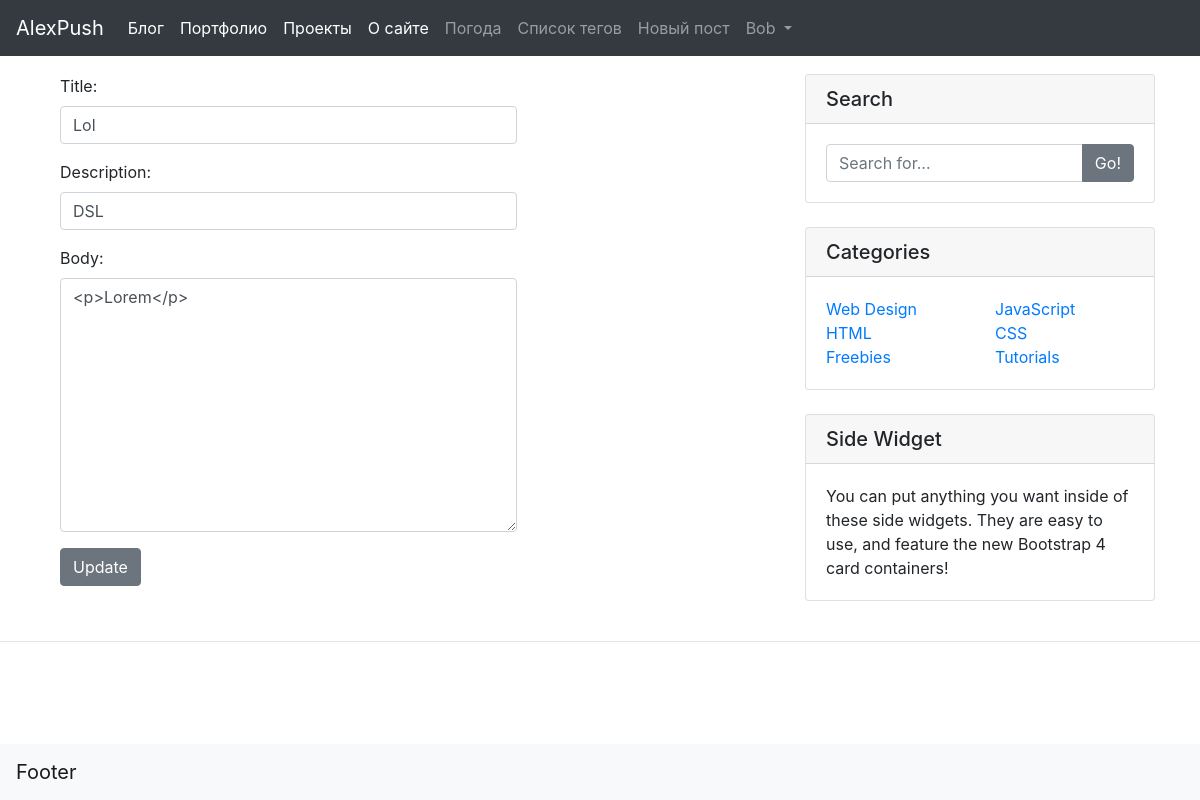
Page /blog/article/edit/19 (signed in) on the committed database.
### blog/models.py (models this page shows, shortened)
class Post(models.Model):
    title = models.CharField(max_length=255)
    header_image = models.ImageField(null=True, blank=True, upload_to='images/')
    author = models.ForeignKey(User, on_delete=models.CASCADE)
    description = models.TextField(max_length=500,null=True, blank=True)
    body = RichTextField(null=True, blank=True)
    date_created = models.DateTimeField(auto_now_add=True, null=True)
    category = models.CharField(max_length=255, default='coding')
    likes = models.ManyToManyField(User, related_name='blog_posts')

### blog/views.py (the view)
# urls.py: path('article/edit/<int:pk>', UpdatePost.as_view(), name='update-article'),
class UpdatePost(UpdateView):
    model = Post
    form_class = EditForm
    template_name = 'blog/update_post.html'
    success_url = reverse_lazy('blog')

### blog/forms.py
class EditForm(forms.ModelForm):
    class Meta:
        model = Post
        fields = ('title','description','body',)
        widgets ={
            'title': forms.TextInput(attrs={'class':'form-control'}),
            'description': forms.TextInput(attrs={'class':'form-control'}),
            'body': forms.Textarea(attrs={'class':'form-control'}),
            }

### blog/templates/blog/update_post.html (shortened to what this page needs)
{% extends 'home_pages/main.html' %}
{% block content %}
{% if user.is_authenticated %}
{% if user.id == post.author.id %}
    <div>
      <div class="col-lg-8">
          <br>
          <form method="POST">
              {{form.as_p}}
              <button class="btn btn-secondary">Update</button>
          </form>
      </div>
    </div>
  {% else %}
    <h1>Unauthorized. Nice try!))</h1>
  {% endif %}
{% else %}
  <h1>Unauthorized. Nice try!))</h1>
{% endif %}
{% endblock %}

### home_pages/templates/home_pages/navbar.html (shortened to what this page needs)
{% load static %}
  <nav class="navbar navbar-expand-md navbar-dark fixed-top bg-dark">
    <a class="navbar-brand" href="{% url 'blog' %}">AlexPush</a>
    <div class="collapse navbar-collapse" id="navbarCollapse">
      <ul class="navbar-nav mr-auto">
        <li class="nav-item active">
          <a class="nav-link" href="{% url 'blog' %}">Блог<span class="sr-only">(current)</span></a>
        </li>
        <li class="nav-item active">
          <a class="nav-link" href="#">Портфолио<span class="sr-only">(current)</span></a>
        </li>
        <li class="nav-item active">
          <a class="nav-link" href="#">Проекты<span class="sr-only">(current)</span></a>
        </li>
        <li class="nav-item active">
          <a class="nav-link" href="#">О сайте<span class="sr-only">(current)</span></a>
        </li>
        <li class="nav-item">
          <a class="nav-link" href="{% url 'weather' %}">Погода</a>
        </li>
        {% if cat_menu %}
        <li class="nav-item dropdown">
        <a class="nav-link dropdown-toggle" href="#" id="navbarDropdown" role="button" data-toggle="dropdown" aria-haspopup="true" aria-expanded="false">
        Теги
        </a>
          <div class="dropdown-menu" aria-labelledby="navbarDropdown">
            {% for cat in cat_menu %}
              <a class="dropdown-item" href="{% url 'category' cat%}">{{ cat }}</a>
            {% endfor %}
            {% if user.is_authenticated %}
              <div class="dropdown-divider"></div>
              <a class="dropdown-item" href="{% url 'add-category' %}">Новый тег</a>
            {% endif %}
          </div>
         </li>
        {% else %}
        <a class="nav-link" href="{% url 'category-list' %}">Список тегов</a>
        {% endif %}
        {% if user.is_authenticated %}
          <li class="nav-item">
          <a class="nav-link" href="{% url 'add-article' %}">Новый пост</a>
        </li>
        {% if user.is_authenticated %}
          <li class="nav-item dropdown">
            <a class="nav-link dropdown-toggle"
               href="#"
               id="navbarDropdown"
               role="button"
               data-toggle="dropdown"
               aria-haspopup="true"
               aria-expanded="false">
            {{ user }}
            </a>
             </li>
        {% endif %}
        {% endif %}
      </ul>
    </div>
  </nav>

### rows in the picture
Post: title "Lol", description "DSL", body "<p>Lorem</p>"

### other values in the picture
{{ user }} "Bob"
